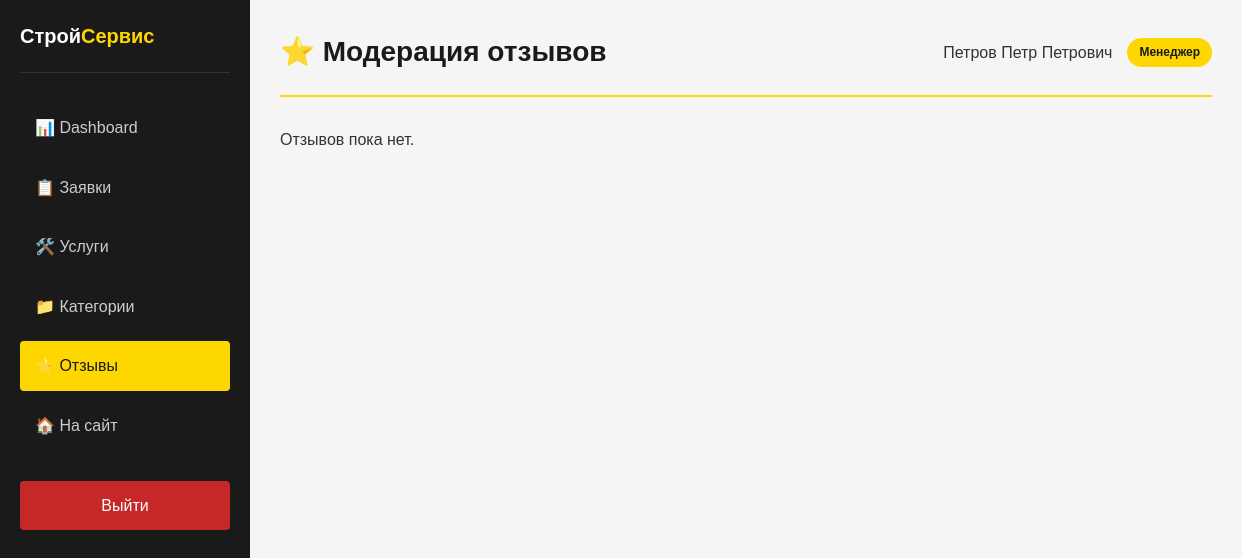
The page /pages/admin/reviews.php (signed in) on the database as committed earlier.
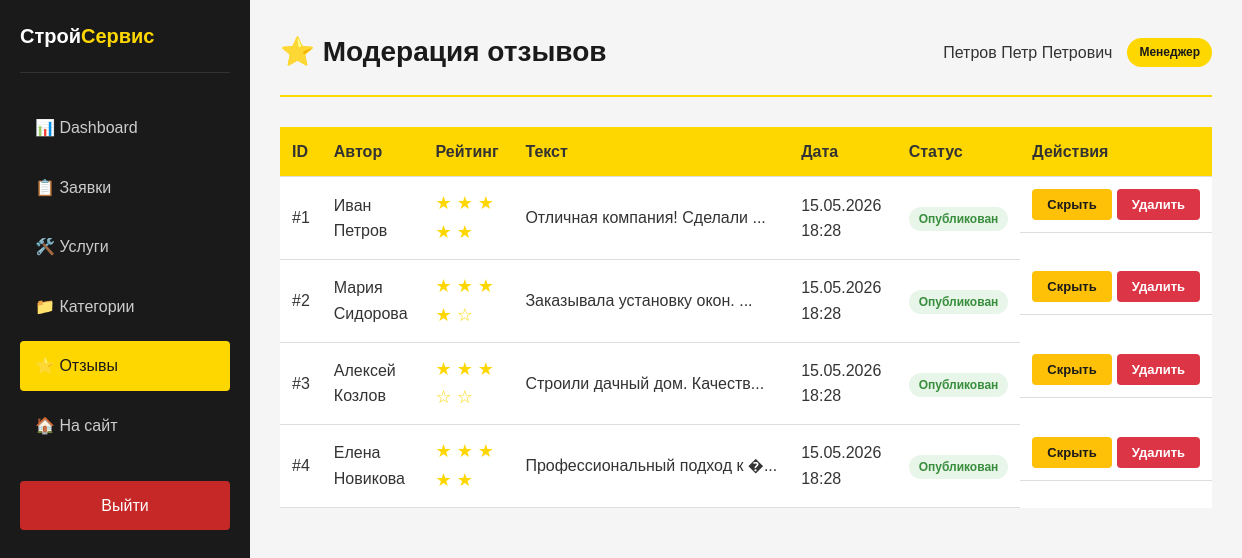
The same page on the database as committed later.
### tables this page shows
CREATE TABLE IF NOT EXISTS Reviews (
    ID_review INT AUTO_INCREMENT PRIMARY KEY,
    Client_name VARCHAR(255) NOT NULL,
    Review_text TEXT NOT NULL,
    Rating INT CHECK (Rating >= 1 AND Rating <= 5),
    Date_created DATETIME DEFAULT CURRENT_TIMESTAMP,
    Is_published ENUM('да', 'Нет') DEFAULT 'Нет'
);

### pages/admin/reviews.php (the view, shortened to what this page needs)
<?php
require_once '../../i/WebsiteBackend/db.php';
$role = $_SESSION['role'];
$user_fio = $_SESSION['fio'];
$reviews = [];
try {
    $stmt = $pdo->query("SELECT * FROM Reviews ORDER BY Date_created DESC");
    $reviews = $stmt->fetchAll(PDO::FETCH_ASSOC);
} catch (PDOException $e) {
    $message = 'Ошибка при загрузке отзывов: ' . $e->getMessage();
    $message_type = 'error';
}
?>
<!DOCTYPE html>
<html lang="ru">
<head>
    <link rel="stylesheet" href="../../i/Styles/main.css">
</head>
<body>
    <div class="admin-layout">
        <aside class="admin-sidebar">
            <div class="admin-logo">Строй<span>Сервис</span></div>
            <ul class="admin-nav">
                <li><a href="dashboard.php">📊 Dashboard</a></li>
                <?php if ($role === 'admin'): ?>
                    <li><a href="orders.php">📋 Заявки</a></li>
                    <li><a href="services.php">🛠️ Услуги</a></li>
                    <li><a href="categories.php">📁 Категории</a></li>
                    <li><a href="personnel.php">👥 Персонал</a></li>
                <?php else: ?>
                    <li><a href="orders.php">📋 Заявки</a></li>
                    <li><a href="services.php">🛠️ Услуги</a></li>
                    <li><a href="categories.php">📁 Категории</a></li>
                <?php endif; ?>
                <li><a href="reviews.php" class="active">⭐ Отзывы</a></li>
                <li><a href="../../index.php">🏠 На сайт</a></li>
                <li><a href="logout.php" class="logout">Выйти</a></li>
            </ul>
        </aside>
        <main class="admin-content">
            <div class="admin-header">
                <h1>⭐ Модерация отзывов</h1>
                <div class="user-info">
                    <span><?= htmlspecialchars($user_fio) ?></span>
                    <span class="user-role"><?= $role === 'admin' ? 'Администратор' : 'Менеджер' ?></span>
                </div>
            </div>
            <?php if (empty($reviews)): ?>
                <p>Отзывов пока нет.</p>
            <?php else: ?>
                <div class="table-responsive">
                    <table>
                        <thead>
                            <tr>
                                <th>ID</th>
                                <th>Автор</th>
                                <th>Рейтинг</th>
                                <th>Текст</th>
                                <th>Дата</th>
                                <th>Статус</th>
                                <th>Действия</th>
                            </tr>
                        </thead>
                        <tbody>
                            <?php foreach ($reviews as $review): ?>
                            <tr>
                                <td>#<?= $review['ID_review'] ?></td>
                                <td><?= htmlspecialchars($review['Client_name']) ?></td>
                                <td>
                                    <div class="rating-display">
                                        <?php for ($i = 1; $i <= 5; $i++): ?>
                                            <?= $i <= $review['Rating'] ? '★' : '☆' ?>
                                        <?php endfor; ?>
                                    </div>
                                </td>
                                <td class="review-text-preview">
                                    <?= htmlspecialchars(substr($review['Review_text'], 0, 50)) ?>...
                                </td>
                                <td><?= date('d.m.Y H:i', strtotime($review['Date_created'])) ?></td>
                                <td>
                                    <span class="badge <?= $review['Is_published'] === 'да' ? 'badge-published' : 'badge-unpublished' ?>">
                                        <?= $review['Is_published'] === 'да' ? 'Опубликован' : 'На модерации' ?>
                                    </span>
                                </td>
                                <td class="actions">
                                    <?php if ($review['Is_published'] === 'да'): ?>
                                        <form method="POST" style="display:inline;">
                                            <button type="submit" class="btn btn-warning">Скрыть</button>
                                        </form>
                                    <?php endif; ?>
                                    <form method="POST" style="display:inline;" onsubmit="return confirm('Удалить отзыв?')">
                                        <button type="submit" class="btn btn-danger">Удалить</button>
                                    </form>
                                </td>
                            </tr>
                            <?php endforeach; ?>
                        </tbody>
                    </table>
                </div>
            <?php endif; ?>
        </main>
    </div>
</body>
</html>

### i/Styles/main.css (style rules this page uses)
* { margin: 0; padding: 0; box-sizing: border-box; }
:root { --primary-yellow: #FFD700; --primary-dark: #1A1A1A; --text-light: #FFFFFF; --text-dark: #333333; --bg-light: #FFFFFF; --bg-gray: #F5F5F5; --border-color: #DDDDDD; --shadow: 0 4px 6px rgba(0,0,0,0.1); }
body { font-family: 'Arial', sans-serif; background-color: var(--bg-light); color: var(--text-dark); line-height: 1.6; transition: background-color 0.3s, color 0.3s; }
.btn { padding: 15px 30px; border-radius: 4px; font-weight: bold; text-decoration: none; transition: all 0.3s; display: inline-block; }
.admin-layout { display: grid; grid-template-columns: 250px 1fr; min-height: 100vh; }
.admin-sidebar { background-color: #1A1A1A; color: #FFFFFF; padding: 20px; }
.admin-logo { font-size: 20px; font-weight: bold; margin-bottom: 30px; padding-bottom: 20px; border-bottom: 1px solid #333; }
.admin-logo span { color: #FFD700; }
.admin-nav { list-style: none; padding: 0; margin: 0; }
.admin-nav li { margin-bottom: 10px; }
.admin-nav a { display: block; padding: 12px 15px; color: #CCCCCC; text-decoration: none; border-radius: 4px; transition: all 0.3s; }
.admin-nav a:hover, .admin-nav a.active { background-color: #FFD700; color: #1A1A1A; }
.admin-nav a.logout { margin-top: 30px; background-color: #c62828; color: white; text-align: center; }
.admin-content { padding: 30px; background-color: #F5F5F5; }
.admin-header { display: flex; justify-content: space-between; align-items: center; margin-bottom: 30px; padding-bottom: 20px; border-bottom: 2px solid #FFD700; }
.admin-header h1 { color: #1A1A1A; font-size: 28px; }
.user-info { display: flex; align-items: center; gap: 15px; }
.user-role { background-color: #FFD700; color: #1A1A1A; padding: 5px 12px; border-radius: 20px; font-size: 12px; font-weight: bold; }

### pages/admin/reviews.php (style rules this page uses)
body { background-color: #F5F5F5; }
.admin-layout { display: grid; grid-template-columns: 250px 1fr; min-height: 100vh; }
.admin-sidebar { background-color: #1A1A1A; color: #FFFFFF; padding: 20px; }
.admin-logo { font-size: 20px; font-weight: bold; margin-bottom: 30px; padding-bottom: 20px; border-bottom: 1px solid #333; }
.admin-logo span { color: #FFD700; }
.admin-nav { list-style: none; }
.admin-nav li { margin-bottom: 10px; }
.admin-nav a { display: block; padding: 12px 15px; color: #CCCCCC; text-decoration: none; border-radius: 4px; transition: all 0.3s; }
.admin-nav a:hover, .admin-nav a.active { background-color: #FFD700; color: #1A1A1A; }
.admin-nav a.logout { margin-top: 30px; background-color: #c62828; color: white; text-align: center; }
.admin-content { padding: 30px; }
.admin-header { display: flex; justify-content: space-between; align-items: center; margin-bottom: 30px; padding-bottom: 20px; border-bottom: 2px solid #FFD700; }
.admin-header h1 { color: #1A1A1A; font-size: 28px; }
.user-info { display: flex; align-items: center; gap: 15px; }
.user-role { background-color: #FFD700; color: #1A1A1A; padding: 5px 12px; border-radius: 20px; font-size: 12px; font-weight: bold; }
.btn { padding: 8px 15px; border: none; border-radius: 4px; cursor: pointer; text-decoration: none; display: inline-block; font-size: 13px; }
.btn-danger { background-color: #dc3545; color: white; }
.btn-warning { background-color: #ffc107; color: #1A1A1A; }
.table-responsive { overflow-x: auto; }
table { width: 100%; border-collapse: collapse; background: white; }
th, td { padding: 12px; text-align: left; border-bottom: 1px solid #ddd; }
th { background: #FFD700; font-weight: bold; }
.actions { display: flex; gap: 5px; }
.badge { padding: 5px 10px; border-radius: 15px; font-size: 12px; font-weight: bold; }
.badge-published { background: #e8f5e9; color: #388e3c; }
.rating-display { color: #FFD700; font-size: 18px; }
.review-text-preview { max-width: 400px; white-space: nowrap; overflow: hidden; text-overflow: ellipsis; }

Rows that differ between the two databases and show on the page:
added reviews: ID_review "1", Client_name "Иван Петров", Rating 5 (drawn), Review_text "Отличная компания! Сделали", Date_created "15.05.2026 18:28", Is_published "Опубликован"
added reviews: ID_review "2", Client_name "Мария Сидорова", Rating 4 (drawn), Review_text "Заказывала установку окон.", Date_created "15.05.2026 18:28", Is_published "Опубликован"
added reviews: ID_review "3", Client_name "Алексей Козлов", Rating 3 (drawn), Review_text "Строили дачный дом. Качеств", Date_created "15.05.2026 18:28", Is_published "Опубликован"
added reviews: ID_review "4", Client_name "Елена Новикова", Rating 5 (drawn), Review_text "Профессиональный подход к �", Date_created "15.05.2026 18:28", Is_published "Опубликован"
Other text that changed with them:
text no longer shown: "Отзывов пока нет."
text now shown: "ID Автор Рейтинг Текст Дата Статус Действия"
